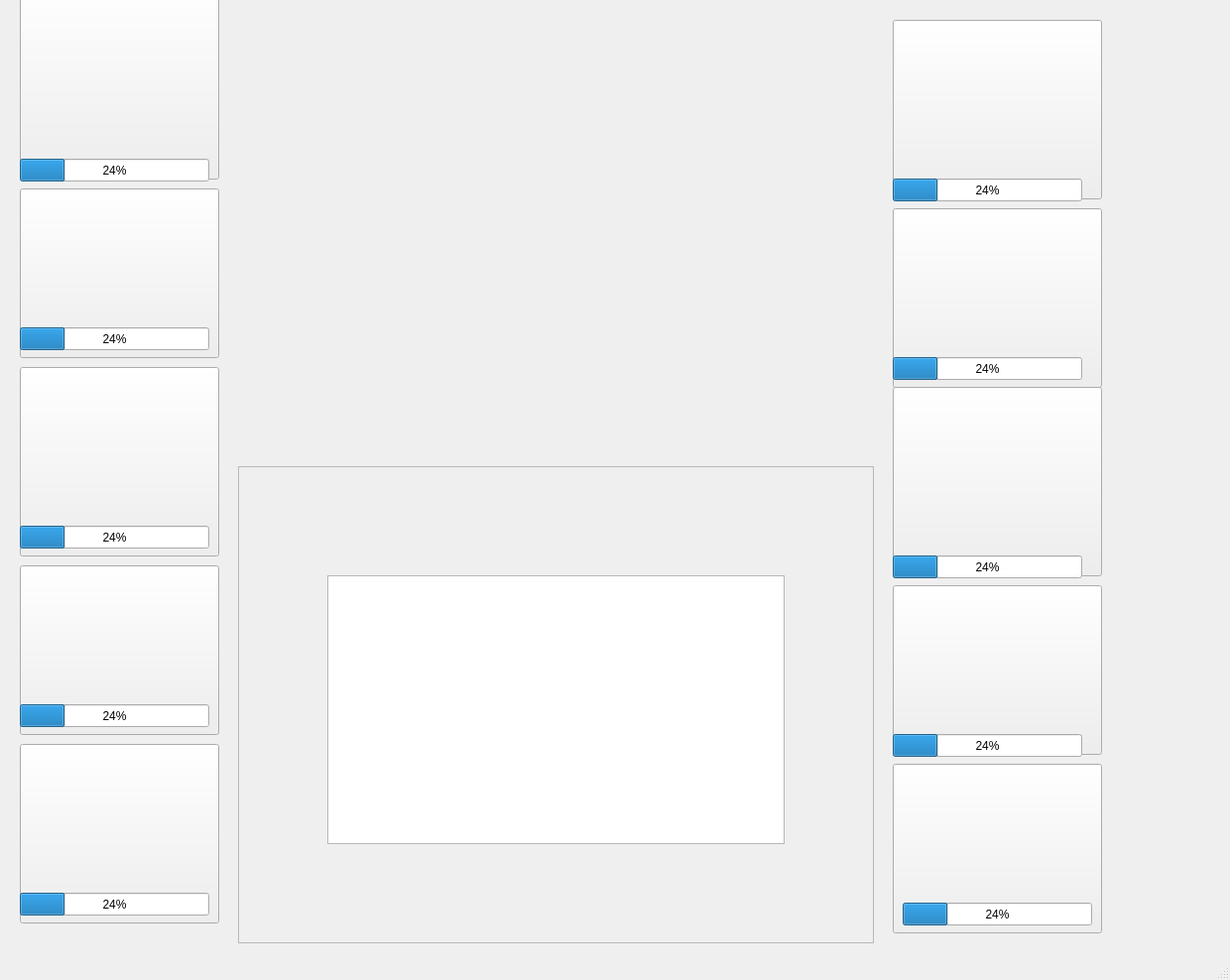
<?xml version="1.0" encoding="UTF-8"?>
<ui version="4.0">
 <class>MainWindow</class>
 <widget class="QMainWindow" name="MainWindow">
  <property name="geometry">
   <rect>
    <x>0</x>
    <y>0</y>
    <width>1240</width>
    <height>988</height>
   </rect>
  </property>
  <property name="windowTitle">
   <string>MainWindow</string>
  </property>
  <property name="autoFillBackground">
   <bool>false</bool>
  </property>
  <property name="styleSheet">
   <string notr="true">background-image: url(:/png/back.jpg);</string>
  </property>
  <property name="animated">
   <bool>true</bool>
  </property>
  <widget class="QWidget" name="centralwidget">
   <widget class="QPushButton" name="hero1">
    <property name="geometry">
     <rect>
      <x>20</x>
      <y>-20</y>
      <width>201</width>
      <height>201</height>
     </rect>
    </property>
    <property name="autoFillBackground">
     <bool>false</bool>
    </property>
    <property name="styleSheet">
     <string notr="true">image: url(:/png/1.jpg);</string>
    </property>
    <property name="text">
     <string/>
    </property>
   </widget>
   <widget class="QPushButton" name="hero2">
    <property name="geometry">
     <rect>
      <x>20</x>
      <y>190</y>
      <width>201</width>
      <height>171</height>
     </rect>
    </property>
    <property name="styleSheet">
     <string notr="true">image: url(:/png/2.jpg);</string>
    </property>
    <property name="text">
     <string/>
    </property>
   </widget>
   <widget class="QPushButton" name="hero3">
    <property name="geometry">
     <rect>
      <x>20</x>
      <y>370</y>
      <width>201</width>
      <height>191</height>
     </rect>
    </property>
    <property name="styleSheet">
     <string notr="true">image: url(:/png/3.jpg);</string>
    </property>
    <property name="text">
     <string/>
    </property>
   </widget>
   <widget class="QPushButton" name="hero4">
    <property name="geometry">
     <rect>
      <x>20</x>
      <y>570</y>
      <width>201</width>
      <height>171</height>
     </rect>
    </property>
    <property name="styleSheet">
     <string notr="true">image: url(:/png/4.jpg);</string>
    </property>
    <property name="text">
     <string/>
    </property>
   </widget>
   <widget class="QPushButton" name="hero5">
    <property name="geometry">
     <rect>
      <x>20</x>
      <y>750</y>
      <width>201</width>
      <height>181</height>
     </rect>
    </property>
    <property name="styleSheet">
     <string notr="true">image: url(:/png/5.jpg);</string>
    </property>
    <property name="text">
     <string/>
    </property>
   </widget>
   <widget class="QPushButton" name="hero10">
    <property name="geometry">
     <rect>
      <x>900</x>
      <y>770</y>
      <width>211</width>
      <height>171</height>
     </rect>
    </property>
    <property name="styleSheet">
     <string notr="true">image: url(:/png/11.jpg);</string>
    </property>
    <property name="text">
     <string/>
    </property>
   </widget>
   <widget class="QPushButton" name="hero8">
    <property name="geometry">
     <rect>
      <x>900</x>
      <y>390</y>
      <width>211</width>
      <height>191</height>
     </rect>
    </property>
    <property name="styleSheet">
     <string notr="true">image: url(:/png/8.jpg);</string>
    </property>
    <property name="text">
     <string/>
    </property>
   </widget>
   <widget class="QPushButton" name="hero9">
    <property name="geometry">
     <rect>
      <x>900</x>
      <y>590</y>
      <width>211</width>
      <height>171</height>
     </rect>
    </property>
    <property name="styleSheet">
     <string notr="true">image: url(:/png/9.jpg);</string>
    </property>
    <property name="text">
     <string/>
    </property>
   </widget>
   <widget class="QPushButton" name="hero6">
    <property name="geometry">
     <rect>
      <x>900</x>
      <y>20</y>
      <width>211</width>
      <height>181</height>
     </rect>
    </property>
    <property name="styleSheet">
     <string notr="true">image: url(:/png/6.jpg);</string>
    </property>
    <property name="text">
     <string/>
    </property>
   </widget>
   <widget class="QPushButton" name="hero7">
    <property name="geometry">
     <rect>
      <x>900</x>
      <y>210</y>
      <width>211</width>
      <height>181</height>
     </rect>
    </property>
    <property name="styleSheet">
     <string notr="true">image: url(:/png/7.jpg);</string>
    </property>
    <property name="text">
     <string/>
    </property>
   </widget>
   <widget class="QProgressBar" name="blood1">
    <property name="geometry">
     <rect>
      <x>20</x>
      <y>160</y>
      <width>191</width>
      <height>23</height>
     </rect>
    </property>
    <property name="value">
     <number>24</number>
    </property>
   </widget>
   <widget class="QProgressBar" name="blood2">
    <property name="geometry">
     <rect>
      <x>20</x>
      <y>330</y>
      <width>191</width>
      <height>23</height>
     </rect>
    </property>
    <property name="value">
     <number>24</number>
    </property>
   </widget>
   <widget class="QProgressBar" name="blood3">
    <property name="geometry">
     <rect>
      <x>20</x>
      <y>530</y>
      <width>191</width>
      <height>23</height>
     </rect>
    </property>
    <property name="value">
     <number>24</number>
    </property>
   </widget>
   <widget class="QProgressBar" name="blood4">
    <property name="geometry">
     <rect>
      <x>20</x>
      <y>710</y>
      <width>191</width>
      <height>23</height>
     </rect>
    </property>
    <property name="value">
     <number>24</number>
    </property>
   </widget>
   <widget class="QProgressBar" name="blood5">
    <property name="geometry">
     <rect>
      <x>20</x>
      <y>900</y>
      <width>191</width>
      <height>23</height>
     </rect>
    </property>
    <property name="value">
     <number>24</number>
    </property>
   </widget>
   <widget class="QProgressBar" name="blood6">
    <property name="geometry">
     <rect>
      <x>900</x>
      <y>180</y>
      <width>191</width>
      <height>23</height>
     </rect>
    </property>
    <property name="value">
     <number>24</number>
    </property>
   </widget>
   <widget class="QProgressBar" name="blood7">
    <property name="geometry">
     <rect>
      <x>900</x>
      <y>360</y>
      <width>191</width>
      <height>23</height>
     </rect>
    </property>
    <property name="value">
     <number>24</number>
    </property>
   </widget>
   <widget class="QProgressBar" name="blood8">
    <property name="geometry">
     <rect>
      <x>900</x>
      <y>560</y>
      <width>191</width>
      <height>23</height>
     </rect>
    </property>
    <property name="value">
     <number>24</number>
    </property>
   </widget>
   <widget class="QProgressBar" name="blood9">
    <property name="geometry">
     <rect>
      <x>900</x>
      <y>740</y>
      <width>191</width>
      <height>23</height>
     </rect>
    </property>
    <property name="value">
     <number>24</number>
    </property>
   </widget>
   <widget class="QProgressBar" name="blood10">
    <property name="geometry">
     <rect>
      <x>910</x>
      <y>910</y>
      <width>191</width>
      <height>23</height>
     </rect>
    </property>
    <property name="value">
     <number>24</number>
    </property>
   </widget>
   <widget class="QFrame" name="frame">
    <property name="geometry">
     <rect>
      <x>240</x>
      <y>470</y>
      <width>641</width>
      <height>481</height>
     </rect>
    </property>
    <property name="styleSheet">
     <string notr="true">image: url(:/png/聊天.jpg);</string>
    </property>
    <property name="frameShape">
     <enum>QFrame::StyledPanel</enum>
    </property>
    <property name="frameShadow">
     <enum>QFrame::Raised</enum>
    </property>
    <widget class="QTextEdit" name="txtOut">
     <property name="enabled">
      <bool>true</bool>
     </property>
     <property name="geometry">
      <rect>
       <x>90</x>
       <y>110</y>
       <width>461</width>
       <height>271</height>
      </rect>
     </property>
     <property name="font">
      <font>
       <pointsize>16</pointsize>
       <weight>50</weight>
       <italic>false</italic>
       <bold>false</bold>
      </font>
     </property>
     <property name="autoFillBackground">
      <bool>false</bool>
     </property>
     <property name="styleSheet">
      <string notr="true">border-image: url(:/png/聊天1.png);</string>
     </property>
     <property name="inputMethodHints">
      <set>Qt::ImhMultiLine</set>
     </property>
     <property name="undoRedoEnabled">
      <bool>true</bool>
     </property>
     <property name="html">
      <string>&lt;!DOCTYPE HTML PUBLIC &quot;-//W3C//DTD HTML 4.0//EN&quot; &quot;http://www.w3.org/TR/REC-html40/strict.dtd&quot;&gt;
&lt;html&gt;&lt;head&gt;&lt;meta name=&quot;qrichtext&quot; content=&quot;1&quot; /&gt;&lt;style type=&quot;text/css&quot;&gt;
p, li { white-space: pre-wrap; }
&lt;/style&gt;&lt;/head&gt;&lt;body style=&quot; font-family:'SimSun'; font-size:16pt; font-weight:400; font-style:normal;&quot;&gt;
&lt;p style=&quot; margin-top:0px; margin-bottom:0px; margin-left:0px; margin-right:0px; -qt-block-indent:0; text-indent:0px;&quot;&gt;&lt;span style=&quot; font-size:9pt; color:#ffffff;&quot;&gt;hh&lt;/span&gt;&lt;/p&gt;&lt;/body&gt;&lt;/html&gt;</string>
     </property>
     <property name="acceptRichText">
      <bool>true</bool>
     </property>
    </widget>
   </widget>
  </widget>
  <widget class="QMenuBar" name="menubar">
   <property name="geometry">
    <rect>
     <x>0</x>
     <y>0</y>
     <width>1240</width>
     <height>26</height>
    </rect>
   </property>
  </widget>
  <widget class="QStatusBar" name="statusbar"/>
 </widget>
 <resources>
  <include location="image/img.qrc"/>
 </resources>
 <connections/>
</ui>
